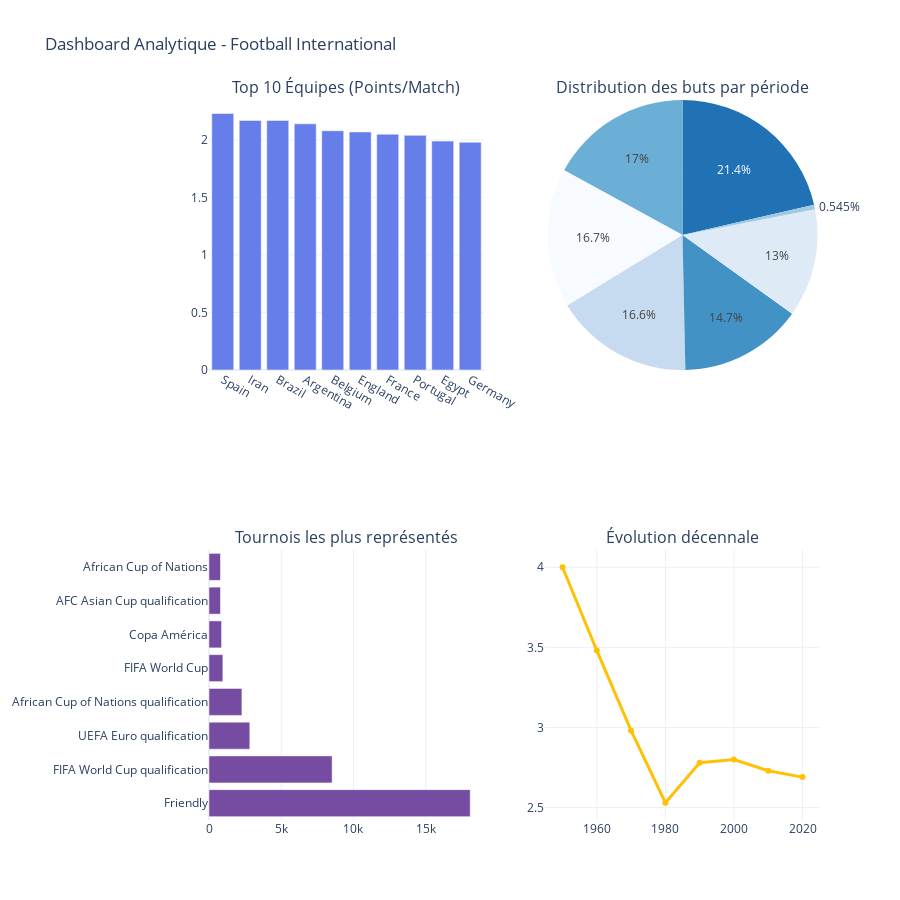

The notebook cell saved with this chart:
### Code cell
# GRAPHIQUE 1 : Top 10 équipes
query1 = """
WITH team_stats AS (
    SELECT home_team AS team,
           SUM(CASE WHEN home_score > away_score THEN 3 
                    WHEN home_score = away_score THEN 1 ELSE 0 END) AS pts,
           COUNT(*) AS matches
    FROM results WHERE match_date >= '2010-01-01'
    GROUP BY home_team
    UNION ALL
    SELECT away_team AS team,
           SUM(CASE WHEN away_score > home_score THEN 3 
                    WHEN away_score = home_score THEN 1 ELSE 0 END) AS pts,
           COUNT(*) AS matches
    FROM results WHERE match_date >= '2010-01-01'
    GROUP BY away_team
)
SELECT team, ROUND(SUM(pts)*1.0/SUM(matches), 2) as ppm
FROM team_stats
GROUP BY team
HAVING SUM(matches) >= 50
ORDER BY ppm DESC LIMIT 10
"""
df1 = pd.read_sql(query1, engine)

fig.add_trace(
    go.Bar(x=df1['team'], y=df1['ppm'], marker_color='#667eea'),
    row=1, col=1
)

# GRAPHIQUE 2 : Distribution des buts par période
query2 = """
SELECT 
    CASE 
        WHEN minute BETWEEN 1 AND 15 THEN '1-15'
        WHEN minute BETWEEN 16 AND 30 THEN '16-30'
        WHEN minute BETWEEN 31 AND 45 THEN '31-45'
        WHEN minute BETWEEN 46 AND 60 THEN '46-60'
        WHEN minute BETWEEN 61 AND 75 THEN '61-75'
        WHEN minute BETWEEN 76 AND 90 THEN '76-90'
        ELSE '90+'
    END AS period,
    COUNT(*) AS goals
FROM goalscorers
WHERE minute IS NOT NULL
GROUP BY period
"""
df2 = pd.read_sql(query2, engine)

fig.add_trace(
    go.Pie(labels=df2['period'], values=df2['goals'], marker_colors=px.colors.sequential.Blues),
    row=1, col=2
)

# GRAPHIQUE 3 : Tournois populaires
query3 = """
SELECT tournament, COUNT(*) as matches
FROM results
GROUP BY tournament
ORDER BY matches DESC
LIMIT 8
"""
df3 = pd.read_sql(query3, engine)

fig.add_trace(
    go.Bar(x=df3['matches'], y=df3['tournament'], orientation='h', marker_color='#764ba2'),
    row=2, col=1
)

# GRAPHIQUE 4 : Évolution décennale
query4 = """
SELECT 
    FLOOR(YEAR(match_date)/10)*10 AS decade,
    ROUND(AVG(home_score + away_score), 2) AS avg_goals
FROM results
WHERE YEAR(match_date) >= 1950
GROUP BY decade
ORDER BY decade
"""
df4 = pd.read_sql(query4, engine)

fig.add_trace(
    go.Scatter(x=df4['decade'], y=df4['avg_goals'], mode='lines+markers', 
               line=dict(color='#ffc107', width=3)),
    row=2, col=2
)

# Mise en page globale
fig.update_layout(
    title_text="Dashboard Analytique - Football International",
    showlegend=False,
    height=900,
    template='plotly_white'
)

fig.show()
fig.write_html('dashboard_complet.html')

### Figure 1 — Plotly figure (JSON) as saved in the notebook; plotly's stock layout.template omitted (floating-point values rounded to 4 significant figures)
{"data": [{"marker": {"color": "#667eea"}, "type": "bar", "x": ["Spain", "Iran", "Brazil", "Argentina", "Belgium", "England", "France", "Portugal", "Egypt", "Germany"], "xaxis": "x", "y": [2.23, 2.17, 2.17, 2.14, 2.08, 2.07, 2.05, 2.04, 1.99, 1.98], "yaxis": "y"}, {"domain": {"x": [0.55, 1], "y": [0.625, 1]}, "labels": ["31-45", "1-15", "46-60", "90+", "61-75", "16-30", "76-90"], "marker": {"colors": ["rgb(247,251,255)", "rgb(222,235,247)", "rgb(198,219,239)", "rgb(158,202,225)", "rgb(107,174,214)", "rgb(66,146,198)", "rgb(33,113,181)", "rgb(8,81,156)", "rgb(8,48,107)"]}, "type": "pie", "values": [7380, 5736, 7339, 241, 7525, 6516, 9454]}, {"marker": {"color": "#764ba2"}, "orientation": "h", "type": "bar", "x": [18078, 8521, 2824, 2278, 959, 869, 794, 793], "xaxis": "x2", "y": ["Friendly", "FIFA World Cup qualification", "UEFA Euro qualification", "African Cup of Nations qualification", "FIFA World Cup", "Copa América", "AFC Asian Cup qualification", "African Cup of Nations"], "yaxis": "y2"}, {"line": {"color": "#ffc107", "width": 3}, "mode": "lines+markers", "type": "scatter", "x": [1950.0, 1960.0, 1970.0, 1980.0, 1990.0, 2000.0, 2010.0, 2020.0], "xaxis": "x3", "y": [4.0, 3.48, 2.98, 2.53, 2.78, 2.8, 2.73, 2.69], "yaxis": "y3"}], "layout": {"annotations": [{"font": {"size": 16}, "showarrow": false, "text": "Top 10 Équipes (Points/Match)", "x": 0.225, "xanchor": "center", "xref": "paper", "y": 1, "yanchor": "bottom", "yref": "paper"}, {"font": {"size": 16}, "showarrow": false, "text": "Distribution des buts par période", "x": 0.775, "xanchor": "center", "xref": "paper", "y": 1, "yanchor": "bottom", "yref": "paper"}, {"font": {"size": 16}, "showarrow": false, "text": "Tournois les plus représentés", "x": 0.225, "xanchor": "center", "xref": "paper", "y": 0.375, "yanchor": "bottom", "yref": "paper"}, {"font": {"size": 16}, "showarrow": false, "text": "Évolution décennale", "x": 0.775, "xanchor": "center", "xref": "paper", "y": 0.375, "yanchor": "bottom", "yref": "paper"}], "height": 900, "showlegend": false, "title": {"text": "Dashboard Analytique - Football International"}, "xaxis": {"anchor": "y", "domain": [0, 0.45]}, "xaxis2": {"anchor": "y2", "domain": [0, 0.45]}, "xaxis3": {"anchor": "y3", "domain": [0.55, 1]}, "yaxis": {"anchor": "x", "domain": [0.625, 1]}, "yaxis2": {"anchor": "x2", "domain": [0, 0.375]}, "yaxis3": {"anchor": "x3", "domain": [0, 0.375]}}}
